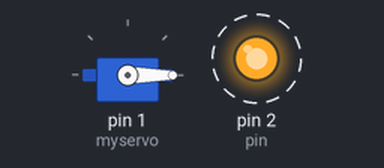
A sketch run on a simulated Arduino Uno, built with avr-gcc and run on an emulated ATmega328P. Shown: servo, output pins drawn as LEDs (lit = HIGH). Dashed ring = blinking.

Above: at 0.05 s.
At 9.85 s:
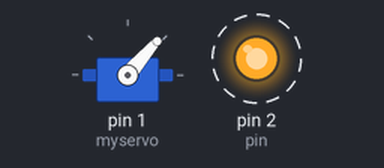
At 19.85 s:
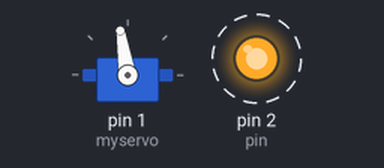
At 39.86 s:
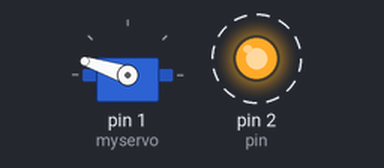
Timing chart, 0 to 40.0 s (numbered marks = the images above):
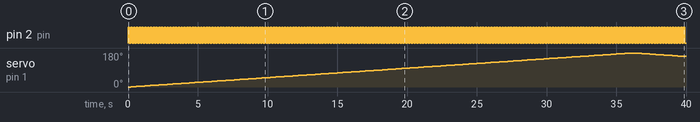

The sketch:

motor+light.ino
```cpp
#include<Servo.h>
Servo myservo;
int pos = 0;
int pin=2;

void setup(){
  myservo.attach(1);
  pinMode(pin, OUTPUT);

}

void loop(){
  for(pos; pos<=180; pos++){
    myservo.write(pos);
    digitalWrite(pin, HIGH);
        delay(100);

    digitalWrite(pin, LOW);
       delay(100);
  }
  for(pos=180; pos>=0; pos--){
    myservo.write(pos);
    digitalWrite(pin,HIGH);
    delay(100);

      digitalWrite(pin,LOW);
    delay(100);


  }
 // digitalWrite(pin, HIGH);
 // delay(100.5); // Wait for 1000 millisecond(s)
 // digitalWrite(pin, LOW);
  //delay(100.5); // Wait for 1000 millisecond(s)
}
```

Measured:
- by itself, pin 2 (pin): alternates HIGH for 0.10 s and LOW for 0.10 s
- by itself, servo on pin 1 (myservo): rises from 0° to 180° in 35.8 s, then falls to 162° in 3.8 s
